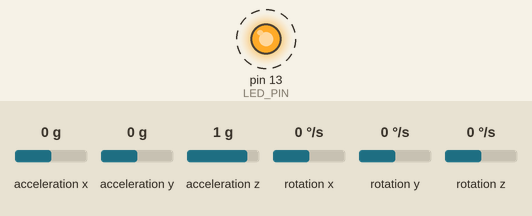
Simulated run of this sketch. Board: Arduino Uno, built for the host (arithmetic inside an expression is 32-bit, double 64-bit). Shown: output pins drawn as LEDs (lit = HIGH). Dashed ring = blinking. The test bench sets the inputs (shaded band); at power-on: acceleration x 0 g, acceleration y 0 g, acceleration z 1 g, rotation x 0 °/s, rotation y 0 °/s, rotation z 0 °/s. The ROS host is connected and sends only what is stated.

Above: at 5.4 s.
Timing chart, 0 to 9.6 s (numbered marks = the images above):
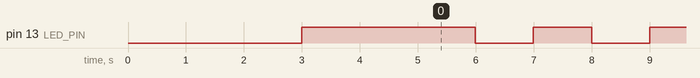

The sketch:

micro_ros_imu.ino
```cpp
#include <micro_ros_arduino.h>
#include <stdio.h>
#include <rcl/rcl.h>
#include <rcl/error_handling.h>
#include <rclc/rclc.h>
#include <rclc/executor.h>

// Using the standard Imu message type
#include <sensor_msgs/msg/imu.h>

// MPU6050 includes
#include <MPU6050_tockn.h>
#include <Wire.h>

// micro-ROS variables
rcl_publisher_t publisher;
sensor_msgs__msg__Imu msg; // Using Imu message type
rclc_support_t support;
rcl_allocator_t allocator;
rcl_node_t node;
rcl_init_options_t init_options;

// MPU6050 setup
MPU6050 mpu6050(Wire);

// Constants
#define LED_PIN 13
#define ROS_DOMAIN_ID 1
// 1,000,000 microseconds in a second. 1,000,000 / 50 Hz = 20,000 microseconds.
#define PUBLISH_DELAY_MICROSECONDS 20000

// Error handling macro
#define RCCHECK(fn) { rcl_ret_t temp_rc = fn; if((temp_rc != RCL_RET_OK)){error_loop();}}

void error_loop(){
  while(1){
    digitalWrite(LED_PIN, !digitalRead(LED_PIN));
    delay(100);
  }
}

void setup() {
  // A high baud rate is crucial for high-frequency data
  Serial.begin(2000000);
  set_microros_transports();

  // Initialize MPU6050
  Wire.begin();
  mpu6050.begin();
  mpu6050.calcGyroOffsets(true);

  pinMode(LED_PIN, OUTPUT);
  digitalWrite(LED_PIN, HIGH);

  delay(2000);

  // Standard micro-ROS initialization
  allocator = rcl_get_default_allocator();
  init_options = rcl_get_zero_initialized_init_options();
  RCCHECK(rcl_init_options_init(&init_options, allocator));
  RCCHECK(rcl_init_options_set_domain_id(&init_options, ROS_DOMAIN_ID));
  RCCHECK(rclc_support_init_with_options(&support, 0, NULL, &init_options, &allocator));
  RCCHECK(rclc_node_init_default(&node, "micro_ros_mpu6050_node", "", &support));

  // Initialize the publisher with the Imu message type
  RCCHECK(rclc_publisher_init_default(
    &publisher,
    &node,
    ROSIDL_GET_MSG_TYPE_SUPPORT(sensor_msgs, msg, Imu),
    "imu/data_raw"));

  // --- Pre-configure parts of the message that don't change ---
  // Set the frame_id for the message header.
  msg.header.frame_id.data = "imu_link";
  msg.header.frame_id.size = strlen(msg.header.frame_id.data);
  msg.header.frame_id.capacity = msg.header.frame_id.size + 1;

  // Set covariances to indicate orientation is not available.
  msg.orientation_covariance[0] = -1;
}

void loop() {
  static unsigned long last_publish_time = 0;
  static int message_counter = 0;

  // Use microseconds for more precise timing at high frequencies
  unsigned long now = micros();

  // Update MPU6050 data on every loop iteration for fresh values
  mpu6050.update();

  // Check if it's time to publish
  if (now - last_publish_time >= PUBLISH_DELAY_MICROSECONDS) {

    // --- Populate the message header with current time ---
    struct timespec ts;
    clock_gettime(CLOCK_REALTIME, &ts);
    msg.header.stamp.sec = ts.tv_sec;
    msg.header.stamp.nanosec = ts.tv_nsec;

    // --- Populate Angular Velocity (deg/s to rad/s) ---
    msg.angular_velocity.x = mpu6050.getGyroX() * (PI / 180.0);
    msg.angular_velocity.y = mpu6050.getGyroY() * (PI / 180.0);
    msg.angular_velocity.z = mpu6050.getGyroZ() * (PI / 180.0);

    // --- Populate Linear Acceleration (g's to m/s^2) ---
    msg.linear_acceleration.x = mpu6050.getAccX() * 9.80665;
    msg.linear_acceleration.y = mpu6050.getAccY() * 9.80665;
    msg.linear_acceleration.z = mpu6050.getAccZ() * 9.80665;

    // Publish the populated message
    rcl_ret_t ret = rcl_publish(&publisher, &msg, NULL);
    if (ret == RCL_RET_OK) {
      last_publish_time = now;

      // Toggle LED every 50 messages (once per second at 50Hz) for feedback
      if (++message_counter >= 50) {
        digitalWrite(LED_PIN, !digitalRead(LED_PIN));
        message_counter = 0;
      }
    }
  }
}
```

Measured:
- by itself, pin 13 (LED_PIN): alternates HIGH for 1.0 s and LOW for 1.0 s
